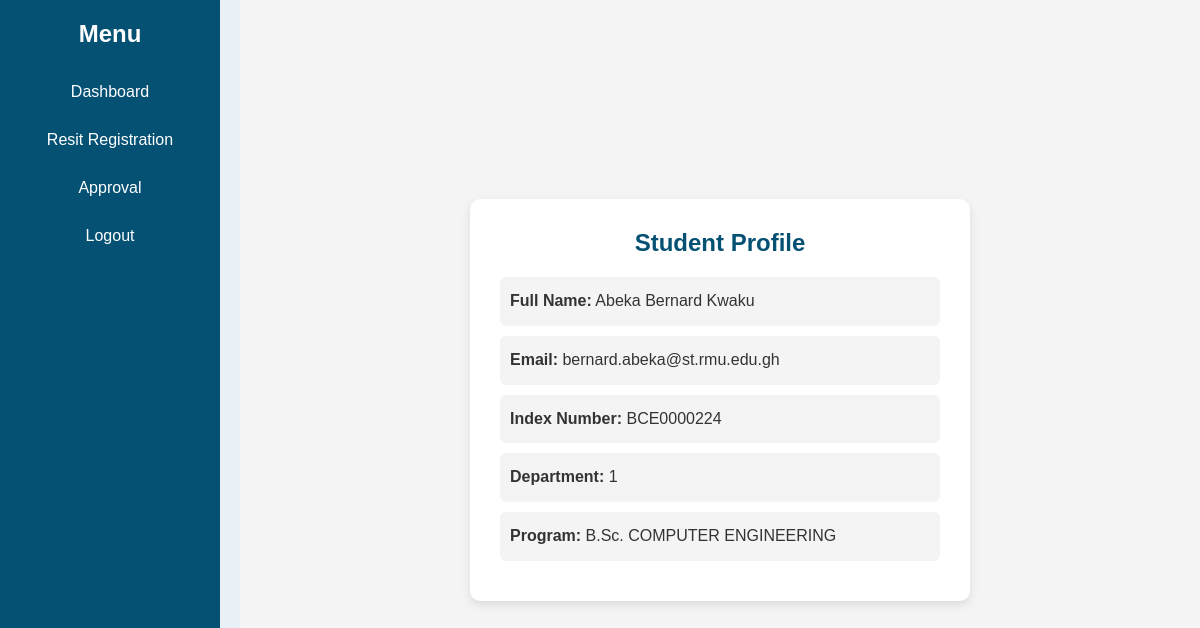
/student/profile.php (signed in), run on the app's committed database.
### tables this page shows
CREATE TABLE `student_details` (
  `student_id` int(11) NOT NULL,
  `full_name` varchar(150) DEFAULT NULL,
  `email` varchar(100) DEFAULT NULL,
  `index_number` varchar(10) DEFAULT NULL,
  `department` varchar(50) DEFAULT NULL,
  `program` varchar(100) DEFAULT NULL,
  `role` varchar(50) DEFAULT NULL,
  `password` varchar(255) DEFAULT NULL
);

### student/profile.php (the view, shortened to what this page needs)
<?php
require_once '../dbh.inc.php';
$student_id = $_SESSION['user_id'];
try {
    $stmt = $pdo->prepare("SELECT full_name, email, index_number, department, program FROM student_details WHERE student_id = ?");
    $stmt->execute([$student_id]);
    $student = $stmt->fetch(PDO::FETCH_ASSOC);
} catch (PDOException $e) {
    die("Error fetching student details: " . $e->getMessage());
}
?>
<!DOCTYPE html>
<html lang="en">
<head>
    <link rel="stylesheet" href="../css/profile.css">
</head>
<body>
    <div class="sidebar">
        <h2>Menu</h2>
        <ul>
            <li><a href="../student/dashboard.php">Dashboard</a></li>
            <li><a href="../student/register.php">Resit Registration</a></li>
            <li><a href="../student/Approval.php">Approval</a></li>
            <li><a href="../logout.php">Logout</a></li>
        </ul>
    </div>
    <div class="content">
        <div class="profile-container">
            <h2>Student Profile</h2>
            <div class="profile-info">
                <p><strong>Full Name:</strong> <?php echo htmlspecialchars($student['full_name']); ?></p>
                <p><strong>Email:</strong> <?php echo htmlspecialchars($student['email']); ?></p>
                <p><strong>Index Number:</strong> <?php echo htmlspecialchars($student['index_number']); ?></p>
                <p><strong>Department:</strong> <?php echo htmlspecialchars($student['department']); ?></p>
                <p><strong>Program:</strong> <?php echo htmlspecialchars($student['program']); ?></p>
            </div>
        </div>
    </div>
</body>
</html>

### css/profile.css (style rules this page uses)
* { margin: 0; padding: 0; box-sizing: border-box; font-family: Arial, sans-serif; }
body { display: flex; min-height: 100vh; background-color: #e9f1f7; }
.sidebar { width: 220px; background-color: #055174; color: #fff; padding-top: 20px; position: fixed; height: 100%; overflow-y: auto; }
.sidebar h2 { text-align: center; font-size: 24px; margin-bottom: 20px; }
.sidebar ul { list-style-type: none; }
.sidebar ul li { padding: 15px; text-align: center; }
.sidebar ul li a { color: #fff; text-decoration: none; display: block; font-size: 16px; transition: background 0.3s ease-in-out; }
.content { margin-left: 240px; padding: 40px; display: flex; justify-content: center; align-items: center; flex-grow: 1; background-color: #f4f4f4; }
.profile-container { max-width: 500px; width: 100%; background-color: #fff; padding: 30px; border-radius: 10px; box-shadow: 0 4px 10px rgba(0, 0, 0, 0.1); text-align: center; }
.profile-container h2 { color: #055174; margin-bottom: 20px; font-size: 24px; }
.profile-info { text-align: left; font-size: 16px; line-height: 1.8; color: #333; }
.profile-info p { background-color: #f4f4f4; padding: 10px; border-radius: 6px; margin-bottom: 10px; }

### data on the page
student_details: full_name "Abeka Bernard Kwaku", email "bernard.abeka@st.rmu.edu.gh", index_number "BCE0000224", department "1", program "B.Sc. COMPUTER ENGINEERING"
